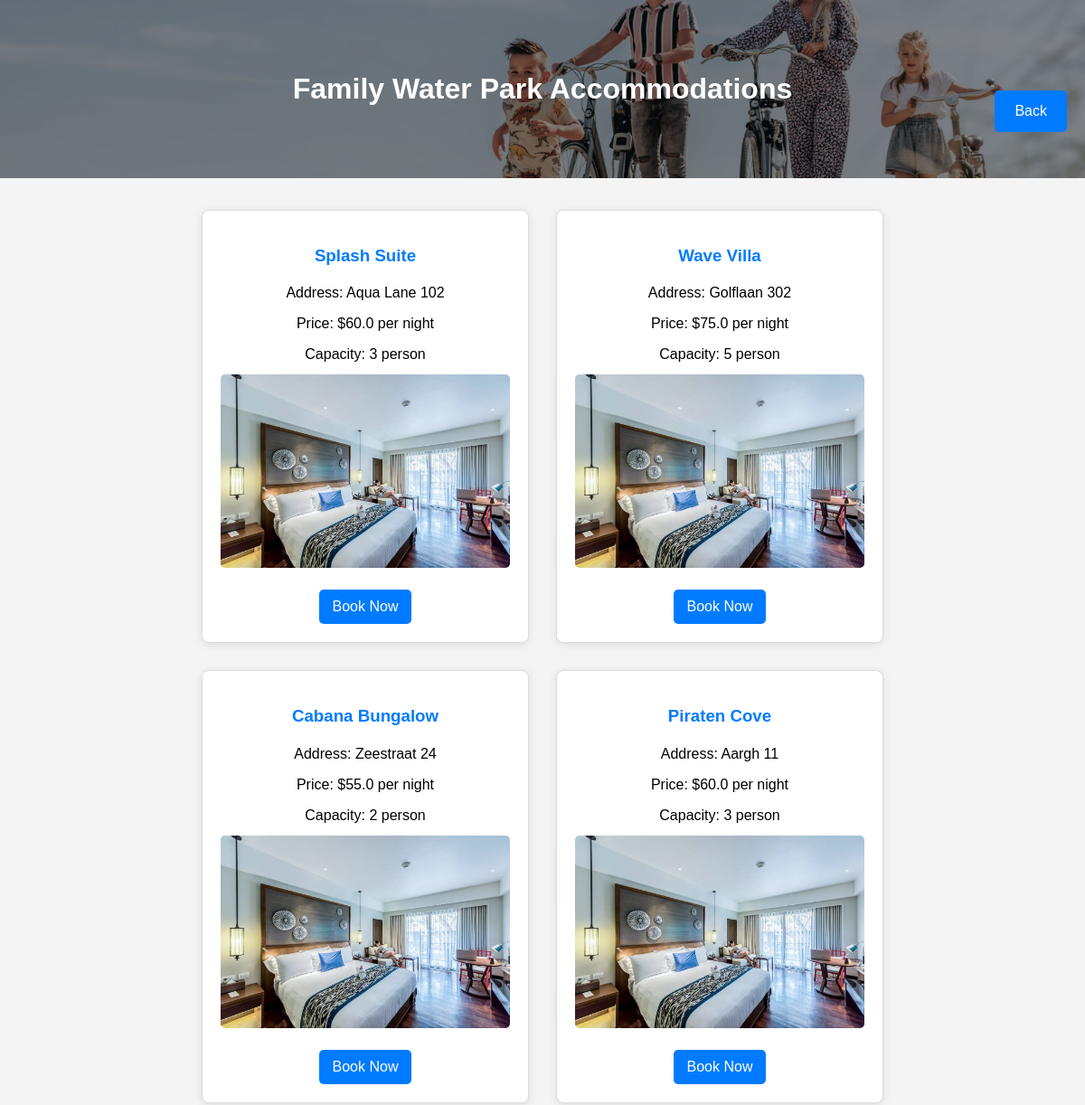
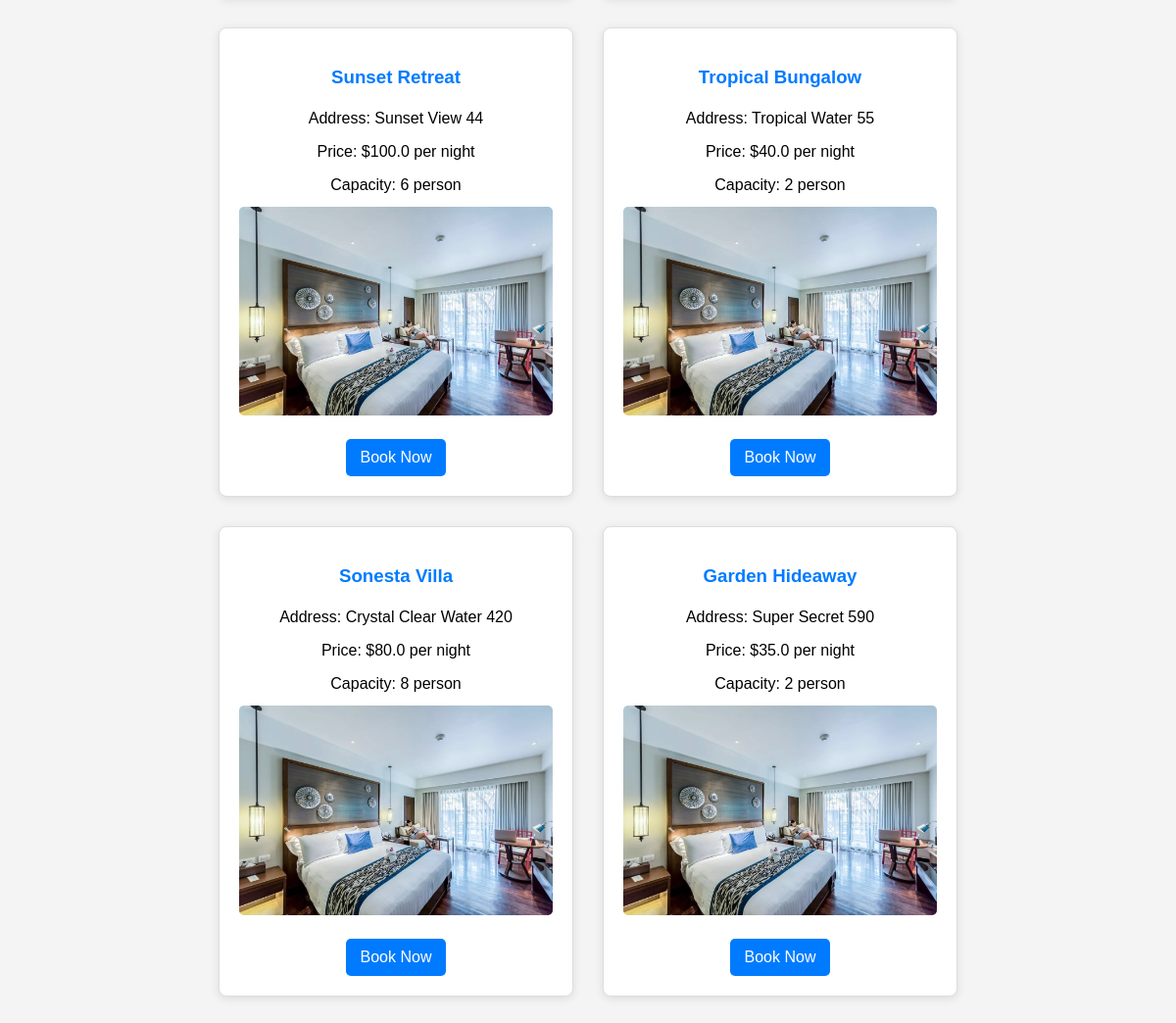
The app's page /accommodations/ (signed in) with its own data (2 pictures, top to bottom).
### tables this page shows
CREATE TABLE accommodations (
        id INTEGER PRIMARY KEY AUTOINCREMENT, 
        name TEXT NOT NULL, 
        address TEXT NOT NULL, 
        price REAL NOT NULL, 
        capacity INTEGER NOT NULL 
    );

### app.py (the view)
@app.route("/accommodations/")
@login_required
def accommodations():
    conn = get_db_connection()
    all_accommodations = conn.execute('SELECT name, address, price, capacity FROM accommodations').fetchall()
    conn.close()
    print(f"accommodations: {all_accommodations}")
    return render_template("accomodations.html", accommodations=all_accommodations)

### app.py (called while the page is built)
def get_db_connection():
    conn = sqlite3.connect(CONFIG["database"]["name"])
    conn.row_factory = sqlite3.Row
    return conn

def login_required(f):
    @wraps(f)
    def decorated_function(*args, **kwargs):
        if 'user_id' not in session:
            flash('You need to log in to access this page.')
            return redirect(url_for('login'))
        return f(*args, **kwargs)
    return decorated_function

### templates/accomodations.html (shortened to what this page needs)
<!DOCTYPE html>
<html lang="en">
<head>
    <link rel="stylesheet" href="{{ url_for('static', filename='CSS/accommodationstyle.css') }}">
</head>
<body>
    <header class="header-banner">
        <div class="header-content">
            <h1>Family Water Park Accommodations</h1>
                <nav class="nav-container">
                    <a href="{{ url_for('overview') }}" class="nav-link">Back</a>
                </nav>
        </div>
    </header>
    <div class="container">
        {% for accommodation in accommodations %}
        <div class="accommodation-card">
            <h3>{{ accommodation['name'] }}</h3>
            <p>Address: {{ accommodation['address'] }}</p>
            <p>Price: ${{ accommodation['price'] }} per night</p>
            <p>Capacity: {{ accommodation['capacity'] }} person</p>
            <img src="{{ url_for('static', filename='/images/bedroom.jpg') }}" alt="{{ accommodation['name'] }}" class="accommodation-image">
            <a href="{{ url_for('book', room_name=accommodation['name'], price=accommodation['price'], capacity=accommodation['capacity']) }}" class="button-link">
                Book Now
            </a>
        </div>
        {% endfor %}
    </div>
</body>
</html>

### static/CSS/accommodationstyle.css (style rules this page uses)
body { font-family: Arial, sans-serif; margin: 0; padding: 0; background-color: #f4f4f4; }
h1 { text-align: center; color: #ffffff; margin: 20px 0; }
.header-banner { background-image: url('/static/images/work.jpg'); background-size: cover; background-position: center; color: #fff; padding: 60px 0; text-align: center; position: relative; }
.header-banner::before { content: ''; position: absolute; top: 0; left: 0; width: 100%; height: 100%; background-color: rgba(0, 0, 0, 0.4); z-index: 1; }
.header-content { position: relative; z-index: 2; }
.container { display: flex; flex-wrap: wrap; justify-content: center; margin: 20px; }
.accommodation-card { background-color: #fff; border: 1px solid #ddd; border-radius: 8px; margin: 15px; padding: 20px; width: 320px; box-shadow: 0 2px 10px rgba(0, 0, 0, 0.1); transition: box-shadow 0.3s ease; text-align: center; }
.accommodation-card h3 { color: #007bff; }
.accommodation-image { width: 100%; height: auto; border-radius: 5px; margin-bottom: 10px; }
.accommodation-card p { margin: 10px 0; line-height: 1.5; }
.button-link { display: inline-block; background-color: #007bff; color: #fff; padding: 10px 15px; border-radius: 5px; text-decoration: none; transition: background-color 0.3s; margin-top: 10px; }
.nav-container { position: absolute; top: 20px; right: 20px; display: flex; }
.nav-link { text-decoration: none; color: #fff; font-size: 16px; padding: 12px 20px; border: 2px solid transparent; border-radius: 5px; background-color: #007bff; transition: background-color 0.3s ease, border-color 0.3s ease, transform 0.3s ease; }

### records on screen
accommodations: name "Splash Suite", address "Aqua Lane 102", price "60.0", capacity "3"
accommodations: name "Wave Villa", address "Golflaan 302", price "75.0", capacity "5"
accommodations: name "Cabana Bungalow", address "Zeestraat 24", price "55.0", capacity "2"
accommodations: name "Piraten Cove", address "Aargh 11", price "60.0", capacity "3"
accommodations: name "Sunset Retreat", address "Sunset View 44", price "100.0", capacity "6"
accommodations: name "Tropical Bungalow", address "Tropical Water 55", price "40.0", capacity "2"
accommodations: name "Sonesta Villa", address "Crystal Clear Water 420", price "80.0", capacity "8"
accommodations: name "Garden Hideaway", address "Super Secret 590", price "35.0", capacity "2"
